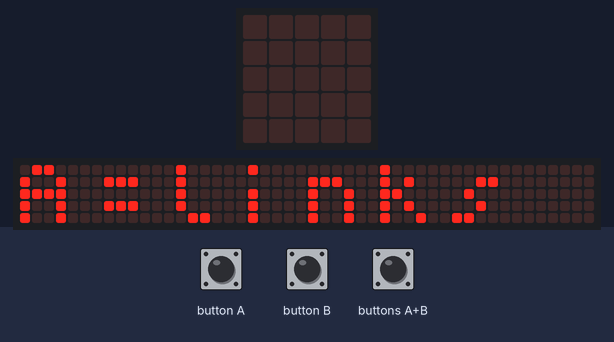
Recording of a program running on a simulated BBC micro:bit (MakeCode). Parts: the board's 5×5 LED display, a strip that is not on the board, showing the scrolling text unrolled. Random numbers come from a fixed seed; the 48×5 strip is a reading aid, not a part: it shows the text the display is scrolling, unrolled, one strip-width of it at a time.

Above: at 6.8 s.
At 14.9 s:
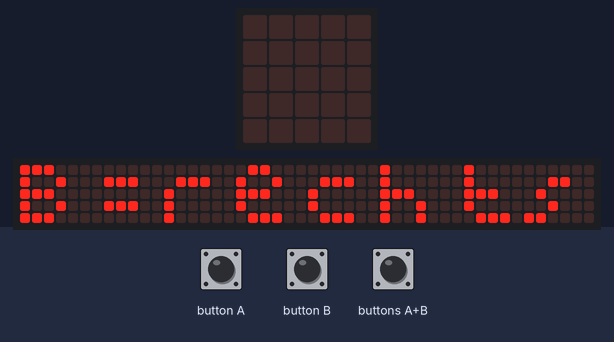
At 15.4 s:
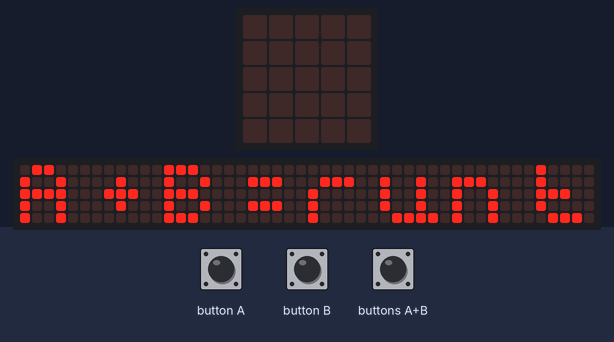
At 24.8 s:
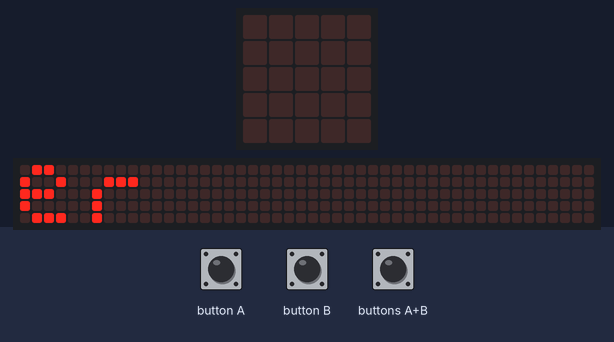
At 33.8 s:
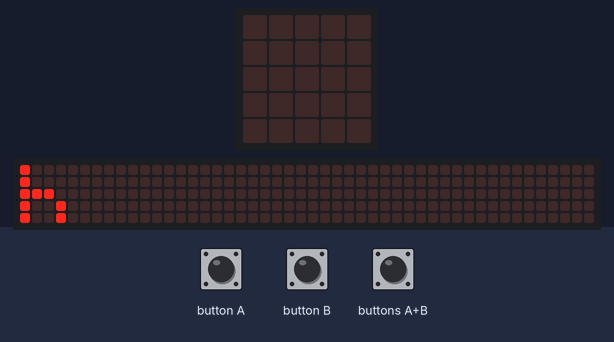
At 34.3 s:
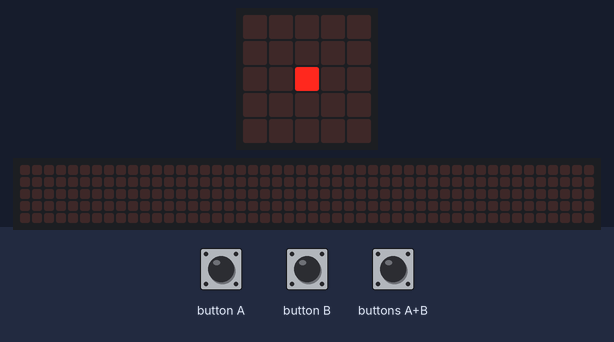

The program:

main.ts
```typescript
input.onButtonPressed(Button.A, function () {
    sprite.change(LedSpriteProperty.X, -1)
})
input.onGesture(Gesture.Shake, function () {
    sprite.change(LedSpriteProperty.Y, -1)
})
input.onButtonPressed(Button.AB, function () {
    sprite.change(LedSpriteProperty.Y, 1)
})
input.onButtonPressed(Button.B, function () {
    sprite.change(LedSpriteProperty.X, 1)
})
let sprite: game.LedSprite = null
let x = randint(0, 4)
let y = randint(0, 4)
if (x == 2 || y == 2) {
    x = randint(0, 4)
    y = randint(0, 4)
}
basic.showString("A=links")
basic.showString("B=rechts")
basic.showString("A+B=runter")
basic.showString("Logo=hoch")
sprite = game.createSprite(2, 2)
basic.forever(function () {
    if (sprite.get(LedSpriteProperty.X) == x && sprite.get(LedSpriteProperty.Y) == y) {
        music.play(music.stringPlayable("C D E F G A B C5 ", 120), music.PlaybackMode.InBackground)
        music.play(music.stringPlayable("C5 B A G F E D C ", 120), music.PlaybackMode.InBackground)
        basic.showString("GEWONNEN!!!")
        control.reset()
    }
})
```

test.ts
```typescript
// Hier kann man Tests durchführen; diese Datei wird nicht kompiliert, wenn dieses Paket als Erweiterung verwendet wird.
```

Measured:
- what the display in image 0 shows lasts 0.4 s, from 6.8 s to 7.2 s
- what the display in image 4 shows lasts 0.4 s, from 33.8 s to 34.2 s
